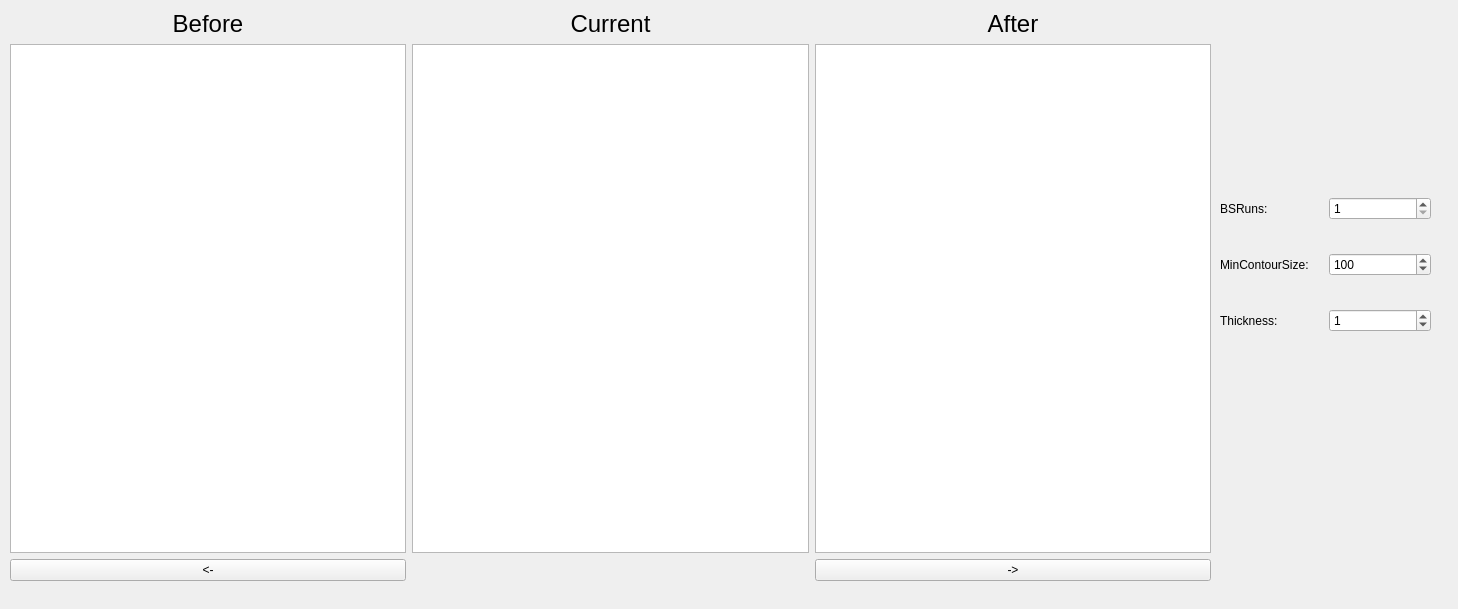
<?xml version="1.0" encoding="UTF-8"?>
<ui version="4.0">
 <class>DeadForm</class>
 <widget class="QWidget" name="DeadForm">
  <property name="geometry">
   <rect>
    <x>0</x>
    <y>0</y>
    <width>1458</width>
    <height>609</height>
   </rect>
  </property>
  <property name="sizePolicy">
   <sizepolicy hsizetype="Preferred" vsizetype="Preferred">
    <horstretch>0</horstretch>
    <verstretch>0</verstretch>
   </sizepolicy>
  </property>
  <property name="windowTitle">
   <string>Form</string>
  </property>
  <widget class="QWidget" name="gridLayoutWidget">
   <property name="geometry">
    <rect>
     <x>10</x>
     <y>10</y>
     <width>1201</width>
     <height>571</height>
    </rect>
   </property>
   <layout class="QGridLayout" name="gridLayout">
    <item row="1" column="1">
     <widget class="QGraphicsView" name="graphicsViewCurrent">
      <property name="verticalScrollBarPolicy">
       <enum>Qt::ScrollBarAlwaysOff</enum>
      </property>
      <property name="horizontalScrollBarPolicy">
       <enum>Qt::ScrollBarAlwaysOff</enum>
      </property>
     </widget>
    </item>
    <item row="2" column="0">
     <widget class="QPushButton" name="beforeButton">
      <property name="text">
       <string>&lt;-</string>
      </property>
     </widget>
    </item>
    <item row="1" column="0">
     <widget class="QGraphicsView" name="graphicsViewBefore">
      <property name="verticalScrollBarPolicy">
       <enum>Qt::ScrollBarAlwaysOff</enum>
      </property>
      <property name="horizontalScrollBarPolicy">
       <enum>Qt::ScrollBarAlwaysOff</enum>
      </property>
     </widget>
    </item>
    <item row="0" column="0">
     <widget class="QLabel" name="labelImageBefore">
      <property name="text">
       <string>&lt;html&gt;&lt;head/&gt;&lt;body&gt;&lt;p align=&quot;center&quot;&gt;&lt;span style=&quot; font-size:18pt;&quot;&gt;Before&lt;/span&gt;&lt;/p&gt;&lt;/body&gt;&lt;/html&gt;</string>
      </property>
     </widget>
    </item>
    <item row="0" column="1">
     <widget class="QLabel" name="labelImageCurrent">
      <property name="text">
       <string>&lt;html&gt;&lt;head/&gt;&lt;body&gt;&lt;p align=&quot;center&quot;&gt;&lt;span style=&quot; font-size:18pt;&quot;&gt;Current&lt;/span&gt;&lt;/p&gt;&lt;/body&gt;&lt;/html&gt;</string>
      </property>
     </widget>
    </item>
    <item row="0" column="2">
     <widget class="QLabel" name="labelImageAfter">
      <property name="text">
       <string>&lt;html&gt;&lt;head/&gt;&lt;body&gt;&lt;p align=&quot;center&quot;&gt;&lt;span style=&quot; font-size:18pt;&quot;&gt;After&lt;/span&gt;&lt;/p&gt;&lt;/body&gt;&lt;/html&gt;</string>
      </property>
     </widget>
    </item>
    <item row="1" column="2">
     <widget class="QGraphicsView" name="graphicsViewAfter">
      <property name="verticalScrollBarPolicy">
       <enum>Qt::ScrollBarAlwaysOff</enum>
      </property>
      <property name="horizontalScrollBarPolicy">
       <enum>Qt::ScrollBarAlwaysOff</enum>
      </property>
     </widget>
    </item>
    <item row="2" column="2">
     <widget class="QPushButton" name="afterButton">
      <property name="text">
       <string>-&gt;</string>
      </property>
     </widget>
    </item>
   </layout>
  </widget>
  <widget class="QWidget" name="gridLayoutWidget_2">
   <property name="geometry">
    <rect>
     <x>1220</x>
     <y>170</y>
     <width>211</width>
     <height>191</height>
    </rect>
   </property>
   <layout class="QGridLayout" name="gridLayout_2">
    <item row="1" column="0">
     <widget class="QLabel" name="labelMinContourSize">
      <property name="text">
       <string>MinContourSize: </string>
      </property>
     </widget>
    </item>
    <item row="2" column="0">
     <widget class="QLabel" name="labelThickness">
      <property name="text">
       <string>Thickness:</string>
      </property>
     </widget>
    </item>
    <item row="2" column="1">
     <widget class="QSpinBox" name="spinBoxThickness">
      <property name="value">
       <number>1</number>
      </property>
     </widget>
    </item>
    <item row="1" column="1">
     <widget class="QSpinBox" name="spinBoxContourSize">
      <property name="minimum">
       <number>1</number>
      </property>
      <property name="maximum">
       <number>2000</number>
      </property>
      <property name="value">
       <number>100</number>
      </property>
     </widget>
    </item>
    <item row="0" column="0">
     <widget class="QLabel" name="labelBSRuns">
      <property name="text">
       <string>BSRuns:</string>
      </property>
     </widget>
    </item>
    <item row="0" column="1">
     <widget class="QSpinBox" name="spinBoxBSRuns">
      <property name="minimum">
       <number>1</number>
      </property>
      <property name="maximum">
       <number>200</number>
      </property>
     </widget>
    </item>
   </layout>
  </widget>
 </widget>
 <resources/>
 <connections/>
</ui>
